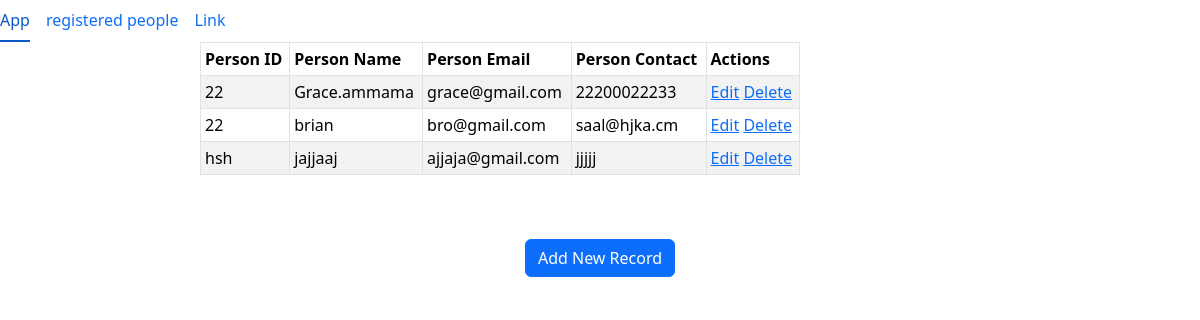
The page /show on the database its author committed.
### local/models.py (models this page shows)
class Person(models.Model):
    person_id = models.CharField(max_length=20)
    person_name = models.CharField(max_length=100)
    person_email = models.EmailField()
    person_contact = models.CharField(max_length=15)
    class Meta:
        db_table = "person"

### local/views.py (the view)
# urls.py: path('show',views.show,name='show'),
def show(request):
    person1 = Person.objects.all()
    return render(request,"show.html",{'person1':person1})

### local/templates/show.html
{% extends 'base.html' %}
{% block area %}
<div class="col-md-6 offset-md-2">
<table class="table table-striped table-bordered table-sm">
    <thead class="thead-dark">
    <tr>
        <th>Person ID</th>
        <th>Person Name</th>
        <th>Person Email</th>
        <th>Person Contact</th>
        <th>Actions</th>
    </tr>
    </thead>
    <tbody>
{% for x in person1 %}
    <tr>
        <td>{{ x.person_id }}</td>
        <td>{{ x.person_name }}</td>
        <td>{{ x.person_email }}</td>
        <td>{{ x.person_contact }}</td>
        <td>
            <a href="/edit/{{ x.id }}"><span class="glyphicon glyphicon-pencil" >Edit</span></a>
            <a href="/delete/{{ x.id }}">Delete</a>
        </td>
    </tr>
{% endfor %}
    </tbody>
</table>
</div>
<br>
<br>
<center><a href="/" class="btn btn-primary">Add New Record</a></center>
{% endblock %}

### local/templates/base.html (shortened to what this page needs)
<!DOCTYPE html>
<html lang="en">
<head>
    {% load bootstrap5  %}
    {% bootstrap_css %}
</head>
<body>
{% include 'navbar.html' %}
{% block area %}
 {% endblock %}
</body>
</html>

### local/templates/navbar.html
<ul class="nav nav-underline">
  <li class="nav-item">
    <a class="nav-link "  href="{% url 'index' %}">App</a>
  </li>
  <li class="nav-item">
    <a class="nav-link" href="{% url 'show' %}">registered people</a>
  </li>
  <li class="nav-item">
    <a class="nav-link" href="#">Link</a>
  </li>
</ul>

### rows shown on the page
Person: person_id "22", person_name "Grace.ammama", person_email "grace@gmail.com", person_contact "22200022233"
Person: person_id "22", person_name "brian", person_email "bro@gmail.com", person_contact "saal@hjka.cm"
Person: person_id "hsh", person_name "jajjaaj", person_email "ajjaja@gmail.com", person_contact "jjjjj"
